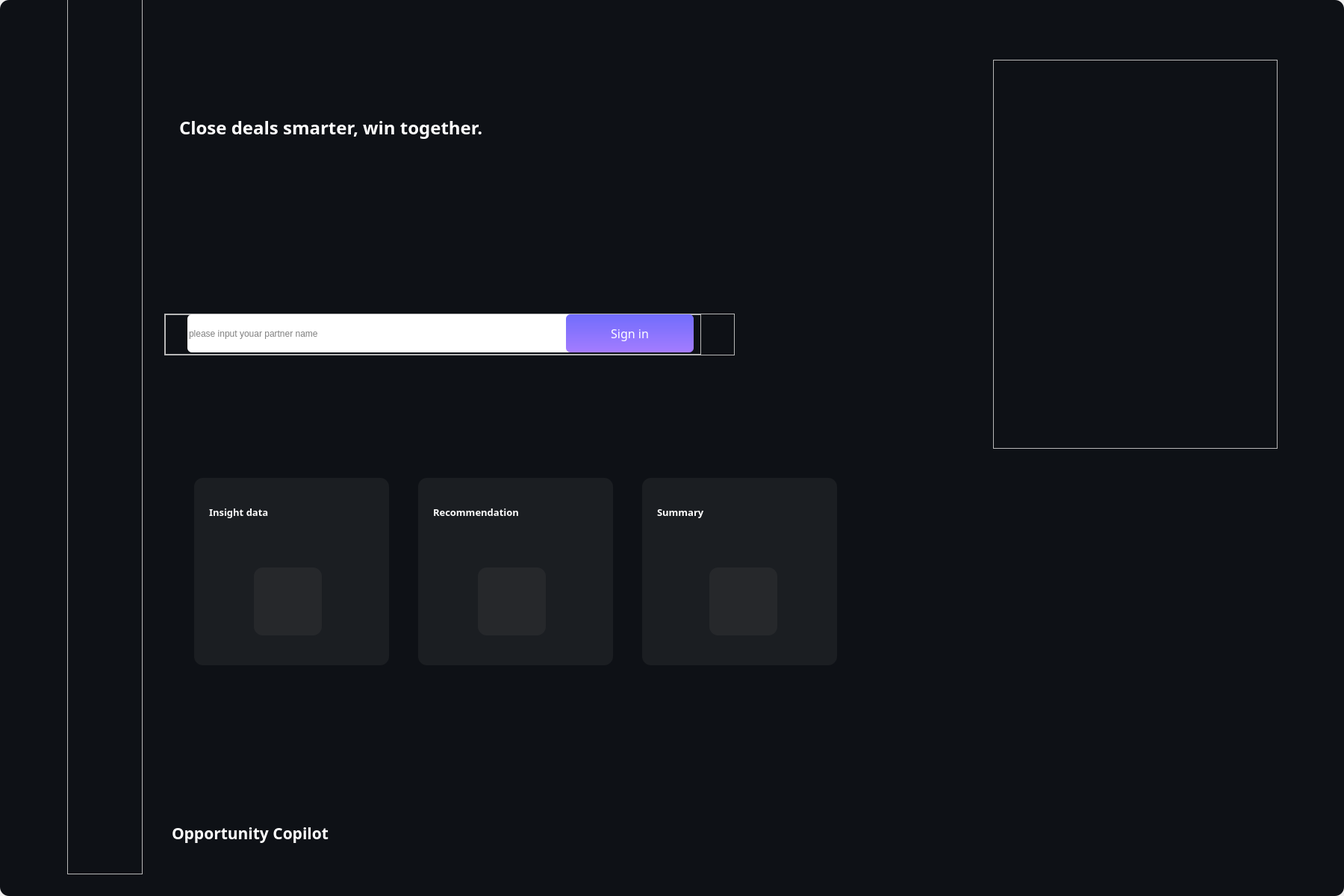
<?xml version="1.0" encoding="UTF-8"?>
<ui version="4.0">
 <class>Form</class>
 <widget class="QWidget" name="Form">
  <property name="geometry">
   <rect>
    <x>0</x>
    <y>0</y>
    <width>1800</width>
    <height>1200</height>
   </rect>
  </property>
  <property name="windowTitle">
   <string>Form</string>
  </property>
  <property name="styleSheet">
   <string notr="true"/>
  </property>
  <widget class="QFrame" name="frame">
   <property name="geometry">
    <rect>
     <x>90</x>
     <y>-70</y>
     <width>101</width>
     <height>1241</height>
    </rect>
   </property>
   <property name="styleSheet">
    <string notr="true">image:url(:/resources/ver_line.png);</string>
   </property>
   <property name="frameShape">
    <enum>QFrame::StyledPanel</enum>
   </property>
   <property name="frameShadow">
    <enum>QFrame::Raised</enum>
   </property>
  </widget>
  <widget class="QFrame" name="input_frame">
   <property name="geometry">
    <rect>
     <x>220</x>
     <y>420</y>
     <width>764</width>
     <height>56</height>
    </rect>
   </property>
   <property name="minimumSize">
    <size>
     <width>0</width>
     <height>56</height>
    </size>
   </property>
   <property name="maximumSize">
    <size>
     <width>16777215</width>
     <height>58</height>
    </size>
   </property>
   <property name="frameShape">
    <enum>QFrame::StyledPanel</enum>
   </property>
   <property name="frameShadow">
    <enum>QFrame::Raised</enum>
   </property>
   <widget class="QFrame" name="input_left_frame">
    <property name="geometry">
     <rect>
      <x>1</x>
      <y>1</y>
      <width>718</width>
      <height>54</height>
     </rect>
    </property>
    <property name="minimumSize">
     <size>
      <width>0</width>
      <height>42</height>
     </size>
    </property>
    <property name="maximumSize">
     <size>
      <width>16777215</width>
      <height>58</height>
     </size>
    </property>
    <property name="styleSheet">
     <string notr="true"/>
    </property>
    <property name="frameShape">
     <enum>QFrame::StyledPanel</enum>
    </property>
    <property name="frameShadow">
     <enum>QFrame::Raised</enum>
    </property>
    <widget class="QPushButton" name="send_btn">
     <property name="geometry">
      <rect>
       <x>537</x>
       <y>0</y>
       <width>171</width>
       <height>51</height>
      </rect>
     </property>
     <property name="sizePolicy">
      <sizepolicy hsizetype="Fixed" vsizetype="Fixed">
       <horstretch>0</horstretch>
       <verstretch>0</verstretch>
      </sizepolicy>
     </property>
     <property name="minimumSize">
      <size>
       <width>40</width>
       <height>51</height>
      </size>
     </property>
     <property name="font">
      <font>
       <family>Californian FB</family>
       <pointsize>12</pointsize>
      </font>
     </property>
     <property name="styleSheet">
      <string notr="true">QPushButton{
	color: rgb(255, 255, 255);
	background-color: qlineargradient(x0:0, y0:1, x2:0, y2:1,stop:0 rgb(113, 109, 252), stop:1 rgb(164, 124, 255));
	
	border-radius:6px;
  	text-align: center center;
} </string>
     </property>
     <property name="text">
      <string>Sign in</string>
     </property>
    </widget>
    <widget class="QLineEdit" name="lineEdit">
     <property name="geometry">
      <rect>
       <x>30</x>
       <y>0</y>
       <width>541</width>
       <height>51</height>
      </rect>
     </property>
     <property name="styleSheet">
      <string notr="true">border-radius:6px;
text-align: center center;
background-color:white;
</string>
     </property>
     <property name="placeholderText">
      <string>please input youar partner name</string>
     </property>
    </widget>
    <zorder>lineEdit</zorder>
    <zorder>send_btn</zorder>
   </widget>
  </widget>
  <widget class="QLabel" name="label">
   <property name="geometry">
    <rect>
     <x>230</x>
     <y>1080</y>
     <width>671</width>
     <height>71</height>
    </rect>
   </property>
   <property name="font">
    <font>
     <family>Bahnschrift SemiBold</family>
     <pointsize>16</pointsize>
     <weight>75</weight>
     <bold>true</bold>
    </font>
   </property>
   <property name="styleSheet">
    <string notr="true">color:white</string>
   </property>
   <property name="text">
    <string>Opportunity Copilot</string>
   </property>
  </widget>
  <widget class="QFrame" name="frame_2">
   <property name="geometry">
    <rect>
     <x>1330</x>
     <y>80</y>
     <width>381</width>
     <height>521</height>
    </rect>
   </property>
   <property name="styleSheet">
    <string notr="true">background-image:url(:/resources/background-image.png);
 background-repeat: no-repeat;  /* 防止图片重复 */
                background-position: center;   /* 图片居中显示 */
                background-size: cover;        /* 使图片覆盖整个 QFrame */</string>
   </property>
   <property name="frameShape">
    <enum>QFrame::StyledPanel</enum>
   </property>
   <property name="frameShadow">
    <enum>QFrame::Raised</enum>
   </property>
  </widget>
  <widget class="QFrame" name="frame_3">
   <property name="geometry">
    <rect>
     <x>260</x>
     <y>640</y>
     <width>261</width>
     <height>251</height>
    </rect>
   </property>
   <property name="styleSheet">
    <string notr="true">background-color:rgba(80,80,80,50);
border:none;
border-radius:12px;
</string>
   </property>
   <property name="frameShape">
    <enum>QFrame::StyledPanel</enum>
   </property>
   <property name="frameShadow">
    <enum>QFrame::Raised</enum>
   </property>
   <widget class="QLabel" name="label_2">
    <property name="geometry">
     <rect>
      <x>20</x>
      <y>10</y>
      <width>221</width>
      <height>71</height>
     </rect>
    </property>
    <property name="font">
     <font>
      <family>Bahnschrift SemiBold</family>
      <pointsize>10</pointsize>
      <weight>75</weight>
      <bold>true</bold>
     </font>
    </property>
    <property name="styleSheet">
     <string notr="true">color:white;
background-color:rgba(0,0,0,0);</string>
    </property>
    <property name="text">
     <string>Insight data</string>
    </property>
   </widget>
   <widget class="QLabel" name="label_6">
    <property name="geometry">
     <rect>
      <x>80</x>
      <y>120</y>
      <width>91</width>
      <height>91</height>
     </rect>
    </property>
    <property name="styleSheet">
     <string notr="true">background-color:ragb(0,0,0,0);
background-image:url(:/resources/search.png);
 background-repeat: no-repeat;  /* 防止图片重复 */
                background-position: center;   /* 图片居中显示 */
                background-size: cover;        /* 使图片覆盖整个 QFrame */</string>
    </property>
    <property name="text">
     <string/>
    </property>
   </widget>
  </widget>
  <widget class="QFrame" name="frame_4">
   <property name="geometry">
    <rect>
     <x>560</x>
     <y>640</y>
     <width>261</width>
     <height>251</height>
    </rect>
   </property>
   <property name="styleSheet">
    <string notr="true">background-color:rgba(80,80,80,50);
border:none;
border-radius:12px;
</string>
   </property>
   <property name="frameShape">
    <enum>QFrame::StyledPanel</enum>
   </property>
   <property name="frameShadow">
    <enum>QFrame::Raised</enum>
   </property>
   <widget class="QLabel" name="label_3">
    <property name="geometry">
     <rect>
      <x>20</x>
      <y>10</y>
      <width>231</width>
      <height>71</height>
     </rect>
    </property>
    <property name="font">
     <font>
      <family>Bahnschrift SemiBold</family>
      <pointsize>10</pointsize>
      <weight>75</weight>
      <bold>true</bold>
     </font>
    </property>
    <property name="styleSheet">
     <string notr="true">color:white;
background-color:rgba(0,0,0,0);</string>
    </property>
    <property name="text">
     <string>Recommendation</string>
    </property>
   </widget>
   <widget class="QLabel" name="label_7">
    <property name="geometry">
     <rect>
      <x>80</x>
      <y>120</y>
      <width>91</width>
      <height>91</height>
     </rect>
    </property>
    <property name="styleSheet">
     <string notr="true">background-color:ragb(0,0,0,0);
background-image:url(:/resources/recommendation.png);
 background-repeat: no-repeat;  /* 防止图片重复 */
                background-position: center;   /* 图片居中显示 */
                background-size: cover;        /* 使图片覆盖整个 QFrame */</string>
    </property>
    <property name="text">
     <string/>
    </property>
   </widget>
  </widget>
  <widget class="QFrame" name="frame_5">
   <property name="geometry">
    <rect>
     <x>860</x>
     <y>640</y>
     <width>261</width>
     <height>251</height>
    </rect>
   </property>
   <property name="styleSheet">
    <string notr="true">background-color:rgba(80,80,80,50);
border:none;
border-radius:12px;
</string>
   </property>
   <property name="frameShape">
    <enum>QFrame::StyledPanel</enum>
   </property>
   <property name="frameShadow">
    <enum>QFrame::Raised</enum>
   </property>
   <widget class="QLabel" name="label_4">
    <property name="geometry">
     <rect>
      <x>20</x>
      <y>10</y>
      <width>231</width>
      <height>71</height>
     </rect>
    </property>
    <property name="font">
     <font>
      <family>Bahnschrift SemiBold</family>
      <pointsize>10</pointsize>
      <weight>75</weight>
      <bold>true</bold>
     </font>
    </property>
    <property name="styleSheet">
     <string notr="true">color:white;
background-color:rgba(0,0,0,0);</string>
    </property>
    <property name="text">
     <string>Summary</string>
    </property>
   </widget>
   <widget class="QLabel" name="label_8">
    <property name="geometry">
     <rect>
      <x>90</x>
      <y>120</y>
      <width>91</width>
      <height>91</height>
     </rect>
    </property>
    <property name="styleSheet">
     <string notr="true">background-color:ragb(0,0,0,0);
background-image:url(:/resources/summary.png);
 background-repeat: no-repeat;  /* 防止图片重复 */
                background-position: center;   /* 图片居中显示 */
                background-size: cover;        /* 使图片覆盖整个 QFrame */</string>
    </property>
    <property name="text">
     <string/>
    </property>
   </widget>
  </widget>
  <widget class="QLabel" name="label_5">
   <property name="geometry">
    <rect>
     <x>240</x>
     <y>90</y>
     <width>1041</width>
     <height>161</height>
    </rect>
   </property>
   <property name="font">
    <font>
     <family>Bahnschrift SemiBold</family>
     <pointsize>18</pointsize>
     <weight>75</weight>
     <bold>true</bold>
    </font>
   </property>
   <property name="styleSheet">
    <string notr="true">color:white</string>
   </property>
   <property name="text">
    <string>Close deals smarter, win together.</string>
   </property>
  </widget>
  <widget class="QFrame" name="main_frame">
   <property name="geometry">
    <rect>
     <x>0</x>
     <y>0</y>
     <width>1800</width>
     <height>1200</height>
    </rect>
   </property>
   <property name="styleSheet">
    <string notr="true">background-color:#0e1116;
border:none;
border-radius:12px;</string>
   </property>
   <property name="frameShape">
    <enum>QFrame::StyledPanel</enum>
   </property>
   <property name="frameShadow">
    <enum>QFrame::Raised</enum>
   </property>
  </widget>
  <zorder>main_frame</zorder>
  <zorder>frame</zorder>
  <zorder>input_frame</zorder>
  <zorder>label</zorder>
  <zorder>frame_2</zorder>
  <zorder>frame_3</zorder>
  <zorder>frame_4</zorder>
  <zorder>frame_5</zorder>
  <zorder>label_5</zorder>
 </widget>
 <resources>
  <include location="../res.qrc"/>
 </resources>
 <connections/>
</ui>
